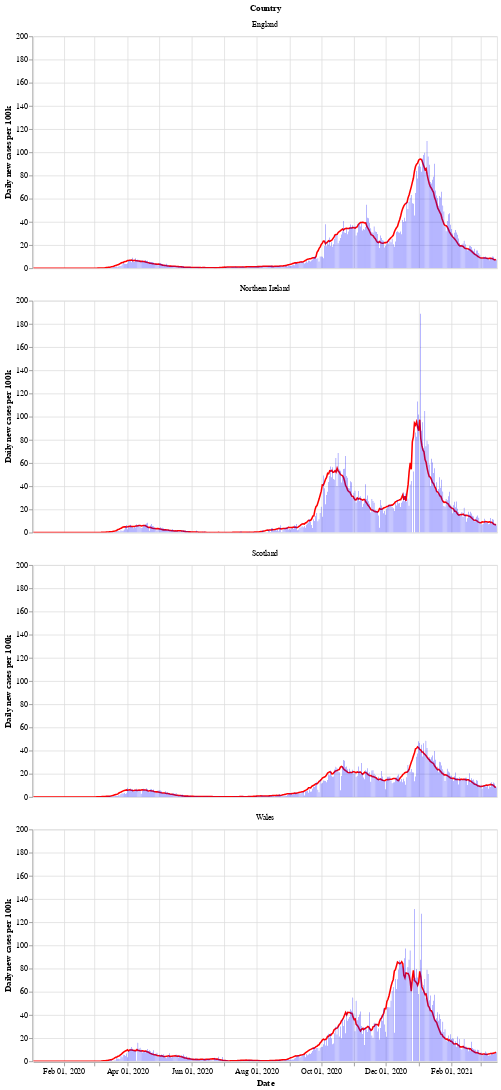

Source (notebook cell):
### Markdown cell above
Next is a bar chart of the number of new cases in each country (per 100k population), with the 7 day moving average of cases. Again we see that Wales saw a longer period of raising and falling cases compared to the other countries.

After a period of cases falling, each nation is now seeing a rise in the number of cases - especially in Wales.

### Code cell
# collapse
bars = alt.Chart(uk_cases).mark_bar().encode(
    x=alt.X("yearmonthdate(date):T", axis=alt.Axis(title='Date')),
    y=alt.Y("newCasesRate:Q", axis=alt.Axis(title='Daily new cases per 100k')),
    tooltip='newCasesRate',
    color=alt.condition(
        alt.datum.dailyChange > 0,
        alt.value("orange"),  # The positive color
        alt.value("blue")  # The negative color
    )
).properties(title='New cases per 100k population with rolling 7 day average', width=600).interactive()
line = alt.Chart(uk_cases).mark_line(
    color='red',
    size=2,
).transform_window(
    rolling_mean='mean(newCasesRate)',
    frame=[0, 7],
    groupby=['areaName']
).encode(
    x='yearmonthdate(date):T',
    y='rolling_mean:Q'
)
alt.layer(line, bars, data=uk_cases).facet(alt.Row('areaName', title='Country'), columns=1)

### Figure 1 — Vega-Lite specification as saved in the notebook (floating-point values rounded to 4 significant figures; data arrays with more than 128 entries replaced by an {"elided": "..."} marker saying what was removed)
{"config": {"view": {"continuousWidth": 400, "continuousHeight": 300}}, "data": {"name": "data-e7e1b385d04d620170bd5cc35ee6d67b"}, "facet": {"type": "nominal", "field": "areaName", "title": "Country"}, "spec": {"layer": [{"mark": {"type": "line", "color": "red", "size": 2}, "encoding": {"x": {"type": "temporal", "field": "date", "timeUnit": "yearmonthdate"}, "y": {"type": "quantitative", "field": "rolling_mean"}}, "transform": [{"window": [{"op": "mean", "field": "newCasesRate", "as": "rolling_mean"}], "frame": [0, 7], "groupby": ["areaName"]}]}, {"mark": "bar", "encoding": {"color": {"condition": {"value": "orange", "test": "(datum.dailyChange > 0)"}, "value": "blue"}, "tooltip": {"type": "quantitative", "field": "newCasesRate"}, "x": {"type": "temporal", "axis": {"title": "Date"}, "field": "date", "timeUnit": "yearmonthdate"}, "y": {"type": "quantitative", "axis": {"title": "Daily new cases per 100k"}, "field": "newCasesRate"}}, "selection": {"selector002": {"type": "interval", "bind": "scales", "encodings": ["x", "y"]}}, "title": "New cases per 100k population with rolling 7 day average", "width": 600}]}, "columns": 1, "$schema": "https://vega.github.io/schema/vega-lite/v4.8.1.json", "datasets": {"data-e7e1b385d04d620170bd5cc35ee6d67b": {"elided": "1752 records"}}}
